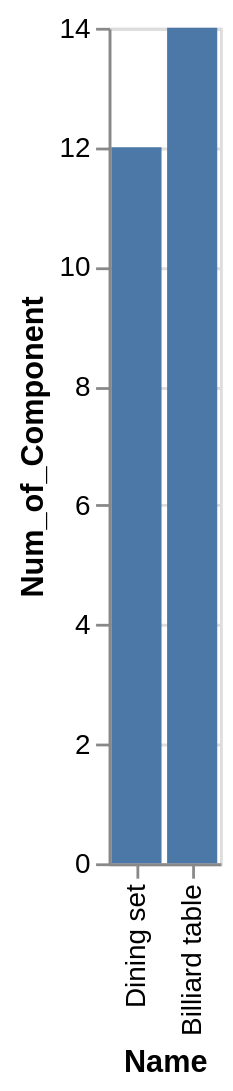

Write a Vega-Lite specification for this figure.
### Vega-Lite specification from a JSON file in a GitHub repository (floating-point values rounded to 4 significant figures)
{"data": {"values": [{"x_data": "Dining set", "y_data": 12}, {"x_data": "Billiard table", "y_data": 14}]}, "mark": "bar", "encoding": {"x": {"field": "x_data", "type": "nominal", "title": "Name", "sort": {"op": "sum", "field": "y_data", "order": "ascending"}}, "y": {"field": "y_data", "type": "quantitative", "title": "Num_of_Component"}}}
